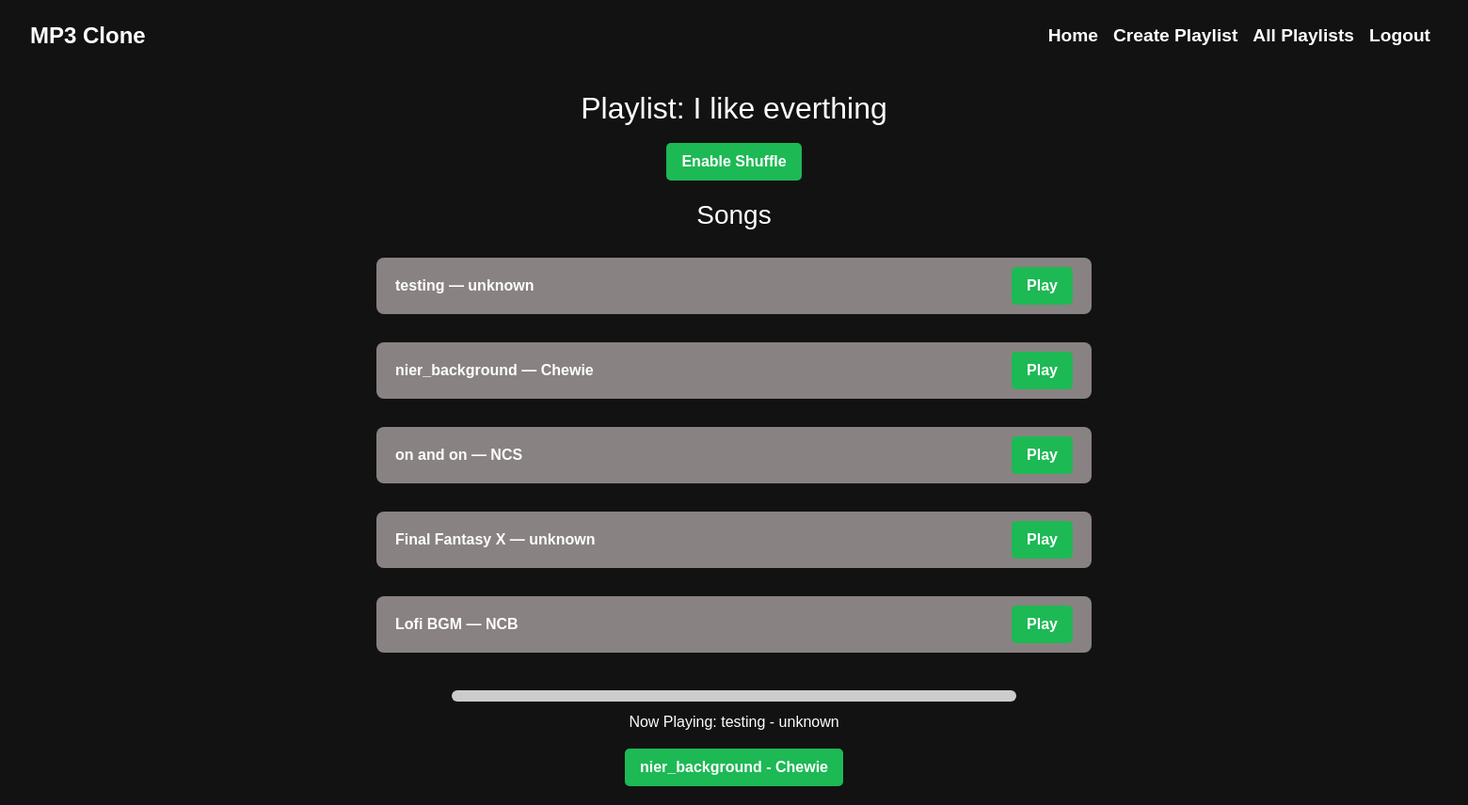
The page /view_playlist/1/?play=1 (signed in) on the database its author committed.
### song/models.py (models this page shows, shortened)
class PlayList(models.Model):
    name = models.CharField(max_length=100)
    user = models.ForeignKey(User , on_delete=models.CASCADE , related_name="playlists") #many ro one
    song = models.ManyToManyField(Song, related_name="playlists")

class Song (models.Model):
    title = models.CharField(max_length=200)
    artist = models.CharField(max_length=200)
    genre = models.CharField(max_length=200)
    audio_url = models.CharField(max_length=300)
    description = models.CharField(max_length=300)
    duration = models.CharField(max_length=20)
    cover_image = models.ImageField(upload_to='cover_image/' , blank = True , null=True)
    def yt_link_modify(self):
        if 'youtu.be'in self.audio_url:
            video_id = self.audio_url.split("/")[-1].split("?si=")[0]
        elif 'youtube.com' in self.audio_url:
            video_id = self.audio_url.split("?v=")[-1].split("&")[0]
        return f"https://www.youtube.com/embed/{video_id}?autoplay=1&controls=0&showinfo=0&autohide=1&enablejsapi=1"

### song/views.py (the view)
# urls.py: path('view_playlist/<int:pk>/' , views.view_playlist , name = "view_playlist"),
def view_playlist(request , pk):
    if request.user.is_authenticated:
        playlist = get_object_or_404(PlayList, id=pk, user=request.user)
        play_song_id = request.GET.get('play' , None)
        shuffle_parameter = request.GET.get('shuffle')
        if shuffle_parameter is not None:
             shuffle = shuffle_parameter == 'true'
             request.session['shuffle'] = shuffle
        else:
             shuffle = request.session.get('shuffle' , False)
        play_song = None
        next_song = None
        play_song_list = list(playlist.song.all())
        if play_song_id:
             play_song=Song.objects.get(id=play_song_id)
        if shuffle and play_song_list:
            possible_songs = []
            for song in play_song_list:
                if song != play_song:
                    possible_songs.append(song)
            if possible_songs:
                next_song = choice(possible_songs)
        else:
            if play_song in play_song_list:
                current_index = play_song_list.index(play_song)
                loop_playlist = (current_index +1) % len(play_song_list)
                next_song = play_song_list[loop_playlist]
        user = request.user
        return render(request , 'main/view_playlist.html' , {'playlist': playlist , 'user' : user , 'next_song':next_song , 'play_song':play_song ,'shuffle' : shuffle})
    else:
        return redirect('index')

### song/templates/main/view_playlist.html (shortened to what this page needs)
{% extends 'main/base.html' %}
{% block body %}
<div class="container">
    <h2>Playlist: {{ playlist.name }}</h2>
    <form method="GET">
        <button type="submit">
            {% if shuffle %} Disable Shuffle {% else %} Enable Shuffle {% endif %}
        </button>
    </form>
    <h3>Songs</h3>
    <div class="song-list">
        {% for song in playlist.song.all %}
            <div class="song-box">
                <div class="song-info">{{ song.title }} — {{ song.artist }}</div>
                <a href="?play={{ song.id }}">
                    <button class="play-button">Play</button>
                </a>
            </div>
        {% endfor %}
    </div>
    <div id="progressContainer" style="width: 100%; max-width: 600px; background: #ccc; height: 12px; border-radius: 6px; overflow: hidden; margin: 10px auto;">
    </div>
    {% if play_song %}
        <p>Now Playing: {{ play_song.title }} - {{ play_song.artist }}</p>
        {% if next_song %}
            <a id="nextSongBtn" href="?play={{ next_song.id }}">
                <button class="play-button">{{ next_song.title }} - {{ next_song.artist }}</button>
            </a>
        {% endif %}
    {% else %}
        <p>Click the Button now!</p>
    {% endif %}
</div>
{% endblock %}

### song/templates/main/view_playlist.html (style rules this page uses)
body { margin: 0; font-family: Arial, sans-serif; }
.container { display: flex; flex-direction: column; align-items: center; text-align: center; padding: 20px; }
.play-button { padding: 10px 20px; background-color: green; color: white; border: none; cursor: pointer; }
.song-list { margin-top: 20px; width: 100%; max-width: 600px; }
.song-box { display: flex; justify-content: space-between; align-items: center; background-color: #898282; padding: 10px 20px; margin-bottom: 10px; border-radius: 8px; }
.song-info { font-weight: bold; }
form { margin-bottom: 20px; }
html, body { overflow-x: hidden; touch-action: pan-y; }

### song/templates/main/base.html (style rules this page uses)
body { background-color: #121212; color: #FFFFFF; font-family: 'Montserrat', sans-serif; margin: 0; padding: 0; }
.song-list { display: flex; flex-direction: column; gap: 20px; padding: 20px; max-width: 800px; margin: auto; }
.play-button { background-color: #1DB954; color: white; font-size: 1rem; padding: 8px 16px; border: none; border-radius: 5px; cursor: pointer; transition: background 0.3s ease-in-out; }
form { display: flex; flex-wrap: wrap; gap: 10px; align-items: center; margin-top: 10px; }
button { background-color: #1DB954; color: white; font-weight: bold; padding: 8px 16px; border: none; border-radius: 5px; cursor: pointer; transition: background 0.3s ease-in-out; }

### rows shown on the page
PlayList: name "I like everthing"
Song: title "testing", artist "unknown"
Song: title "nier_background", artist "Chewie"
Song: title "on and on", artist "NCS"
Song: title "Final Fantasy X", artist "unknown"
Song: title "Lofi BGM", artist "NCB"
